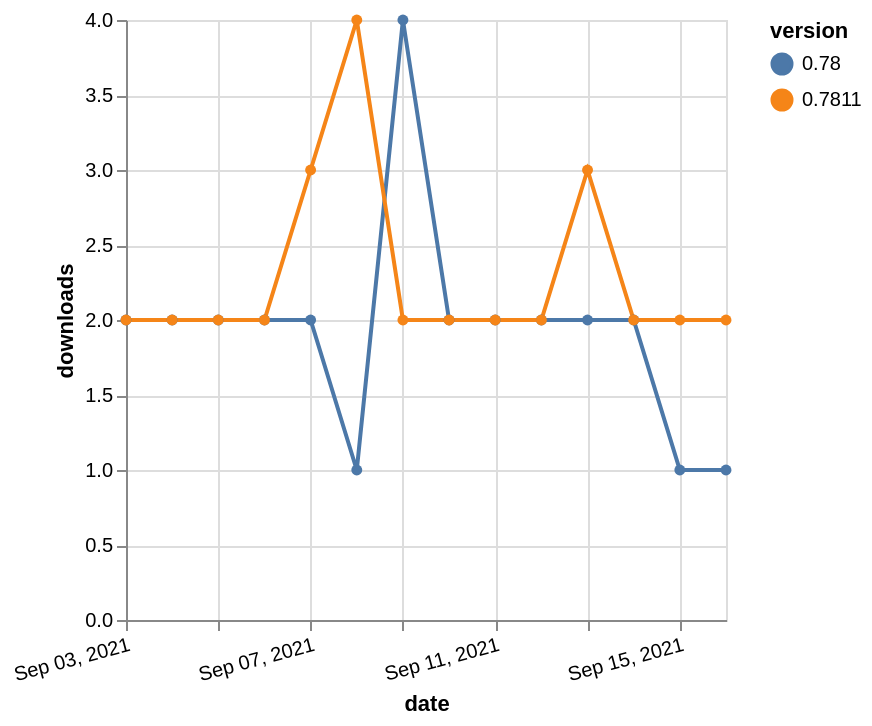

Write a Vega-Lite specification for this figure.
### Vega-Lite specification from a JSON file in a GitHub repository (floating-point values rounded to 4 significant figures)
{"$schema": "https://vega.github.io/schema/vega-lite/v5.json", "description": "A simple bar chart with embedded data.", "data": {"values": [{"date": "2021-09-03", "total": 2283, "delta": 2, "version": "0.78"}, {"date": "2021-09-04", "total": 2285, "delta": 2, "version": "0.78"}, {"date": "2021-09-05", "total": 2287, "delta": 2, "version": "0.78"}, {"date": "2021-09-06", "total": 2289, "delta": 2, "version": "0.78"}, {"date": "2021-09-07", "total": 2291, "delta": 2, "version": "0.78"}, {"date": "2021-09-08", "total": 2292, "delta": 1, "version": "0.78"}, {"date": "2021-09-09", "total": 2296, "delta": 4, "version": "0.78"}, {"date": "2021-09-10", "total": 2298, "delta": 2, "version": "0.78"}, {"date": "2021-09-11", "total": 2300, "delta": 2, "version": "0.78"}, {"date": "2021-09-12", "total": 2302, "delta": 2, "version": "0.78"}, {"date": "2021-09-13", "total": 2304, "delta": 2, "version": "0.78"}, {"date": "2021-09-14", "total": 2306, "delta": 2, "version": "0.78"}, {"date": "2021-09-15", "total": 2307, "delta": 1, "version": "0.78"}, {"date": "2021-09-16", "total": 2308, "delta": 1, "version": "0.78"}, {"date": "2021-09-03", "total": 2300, "delta": 2, "version": "0.7811"}, {"date": "2021-09-04", "total": 2302, "delta": 2, "version": "0.7811"}, {"date": "2021-09-05", "total": 2304, "delta": 2, "version": "0.7811"}, {"date": "2021-09-06", "total": 2306, "delta": 2, "version": "0.7811"}, {"date": "2021-09-07", "total": 2309, "delta": 3, "version": "0.7811"}, {"date": "2021-09-08", "total": 2313, "delta": 4, "version": "0.7811"}, {"date": "2021-09-09", "total": 2315, "delta": 2, "version": "0.7811"}, {"date": "2021-09-10", "total": 2317, "delta": 2, "version": "0.7811"}, {"date": "2021-09-11", "total": 2319, "delta": 2, "version": "0.7811"}, {"date": "2021-09-12", "total": 2321, "delta": 2, "version": "0.7811"}, {"date": "2021-09-13", "total": 2324, "delta": 3, "version": "0.7811"}, {"date": "2021-09-14", "total": 2326, "delta": 2, "version": "0.7811"}, {"date": "2021-09-15", "total": 2328, "delta": 2, "version": "0.7811"}, {"date": "2021-09-16", "total": 2330, "delta": 2, "version": "0.7811"}]}, "width": "container", "mark": {"type": "line", "point": {"filled": true}}, "encoding": {"x": {"field": "date", "type": "temporal", "timeUnit": "yearmonthdate", "title": "date", "axis": {"labelAngle": -15}}, "y": {"field": "delta", "type": "quantitative", "title": "downloads"}, "color": {"field": "version", "type": "nominal"}, "tooltip": {"field": "delta"}}}
